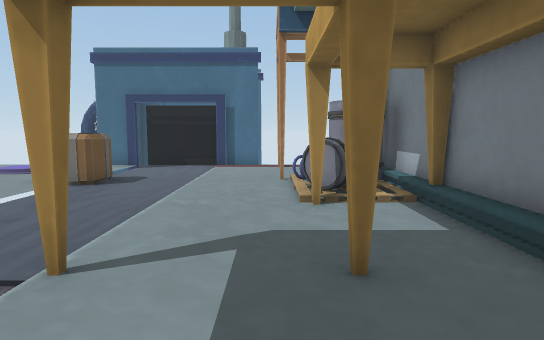
View 1 (above)

12 first-person views from a walk through a Unity game level. The camera is 1.3 m above the floor, tilts 6° down and sees 75° across. The floor is counted in squares, 1 m on a side. Each view is taken from the middle of a square. On the plan, view 1 faces up. The plan holds only what a view shows up to about 15 squares ahead; the rest is blank. The place goes on beyond the plan. The player character is not drawn. Some surface patterns are stand-ins.

View 2
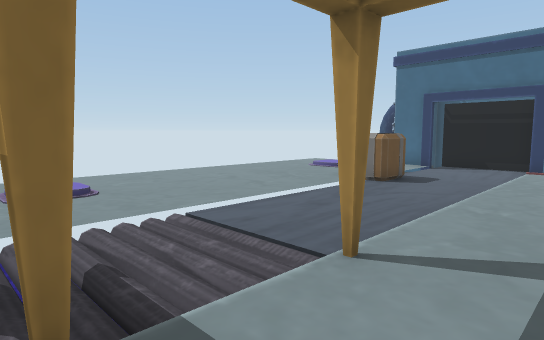

View 3
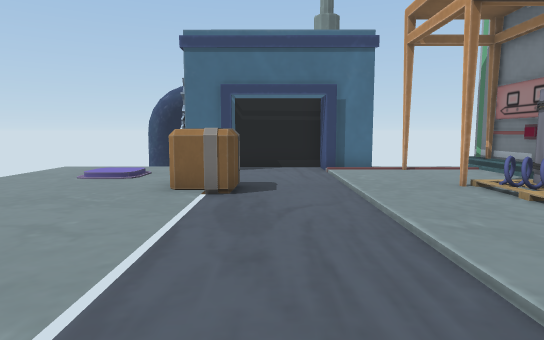

View 4
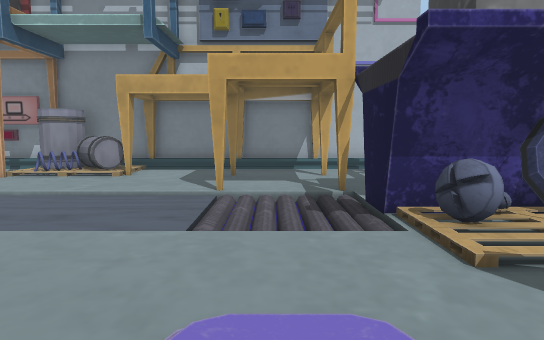

View 5
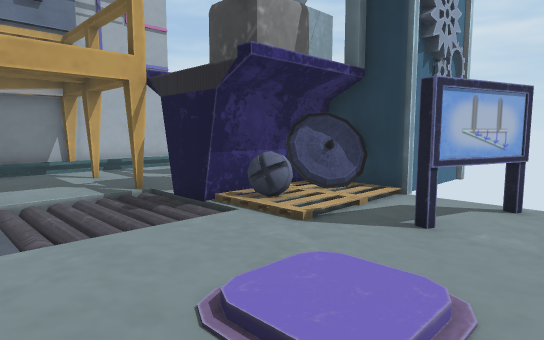

View 6
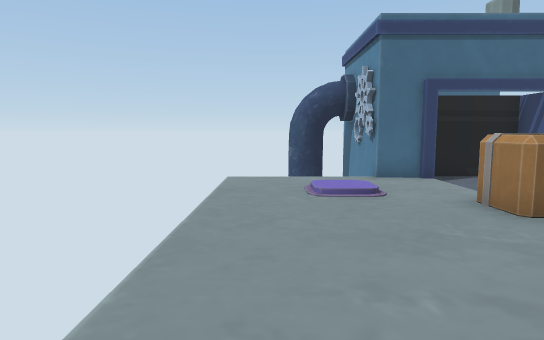

View 7
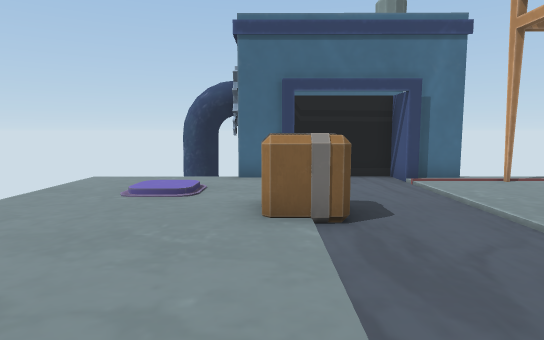

View 8
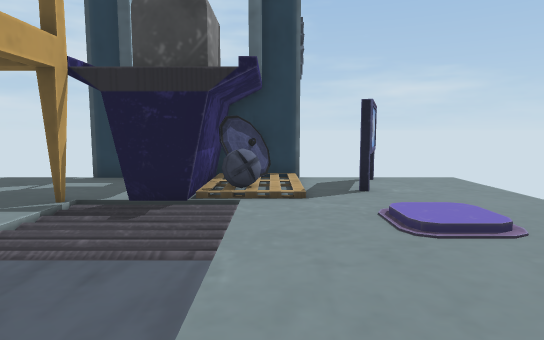

View 9
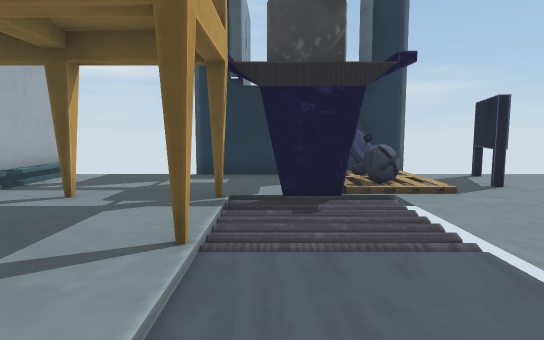

View 10
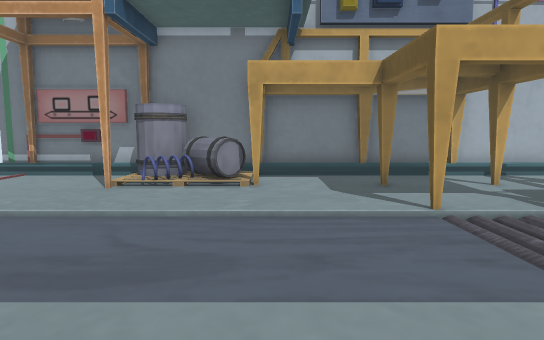

View 11
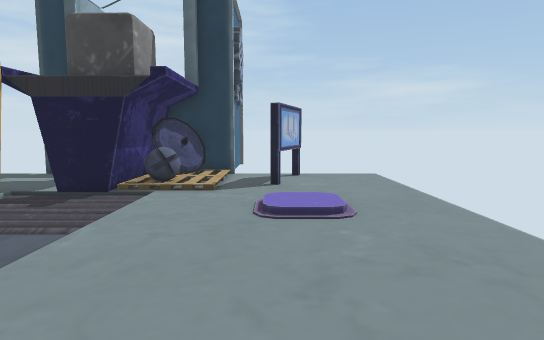

View 12
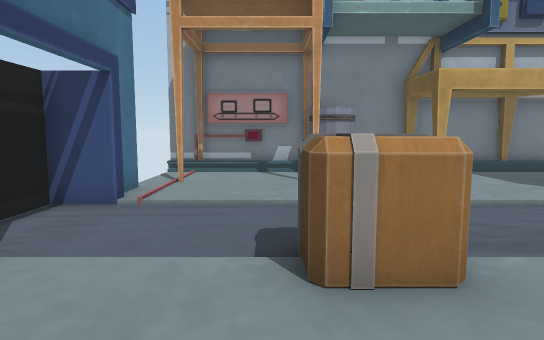

### Floor plan
Key: @ floor where view 1 was taken; # wall or solid block; . main floor; : floor 0.25 m higher than the main floor; / step, stairs or slope; = window, fence, low wall or low ledge; ^ raised ledge; O other object.
Columns run from 11 left of view 1 to 3 right of it. Each row starts with its distance up from view 1.
 16     ######
 15     # ...#    #
 14 ....##...###..#
 13 ..............#
 12 ../:..........O
 11 ..//..........O
 10 .....OO....#.##
  9 ............###
  8 ............^^#
  7 ............^/#
  6 ..............#
  5 ..............#
  4 ..............#
  3 ......///#..#.#
  2 ..//..// /....#
  1 ..//../  /....#
  0 ...../OOO#.@#.#
 -1 ...O.=#  .....#
 -2 ...O./O  .....#
 -3 ..O..##OO## ..#
 -4     ##

Where each view was taken, in squares from view 1:
view 1: 0 up, 0 right, facing up
view 2: 0 up, 0 right, facing up-left
view 3: 2 up, 4 left, facing up
view 4: 2 up, 10 left, facing right
view 5: 4 up, 10 left, facing down-right
view 6: 4 up, 10 left, facing up
view 7: 4 up, 6 left, facing up
view 8: 7 up, 6 left, facing down
view 9: 7 up, 3 left, facing down
view 10: 6 up, 8 left, facing right
view 11: 8 up, 8 left, facing down
view 12: 11 up, 9 left, facing right
